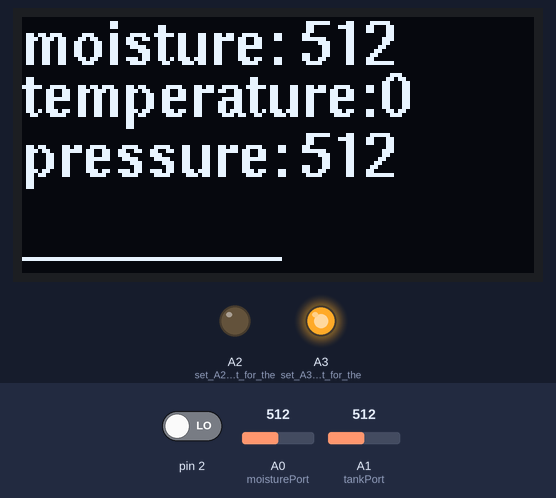
Bench run of a sketch on a simulated Arduino Uno, built with avr-gcc and run on an emulated ATmega328P. On the bench: 128×64 one-colour display, output pins drawn as LEDs (lit = HIGH). The test bench sets the inputs (shaded band); at power-on: A0 (moisturePort) = 512, A1 (tankPort) = 512, pin 2 LOW.

Above: at 1.2 s.
1.3 s: A0 (moisturePort) set to 660
At 2.44 s:
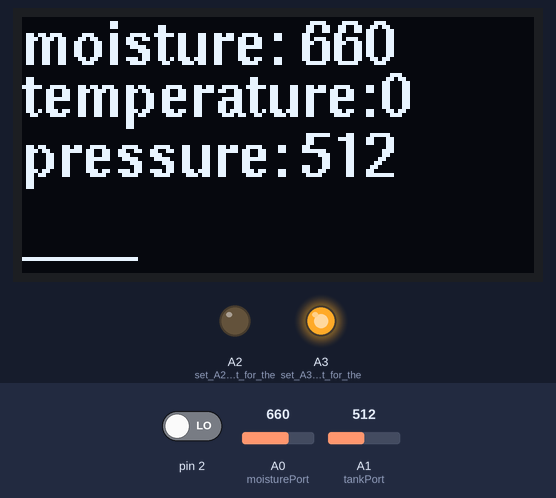
4.1 s: A0 (moisturePort) set to 677
At 4.35 s:
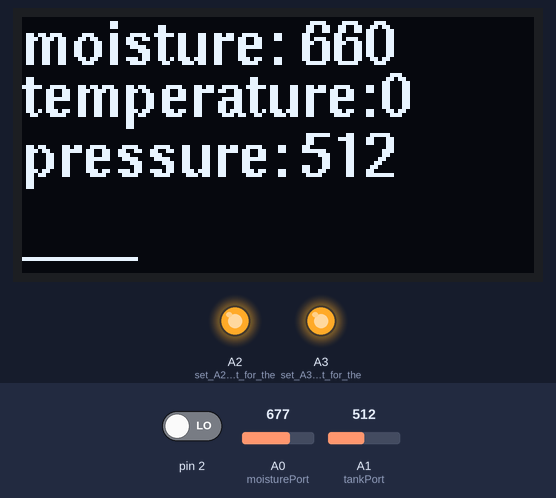
7.1 s: A1 (tankPort) set to 680
At 8.14 s:
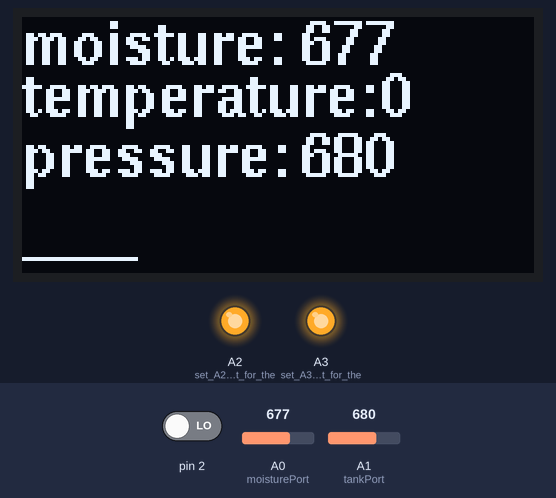
9.8 s: pin 2 driven HIGH
At 10.54 s:
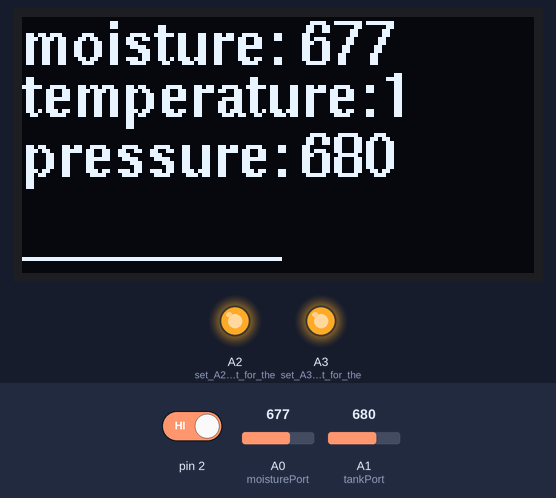
12.2 s: A1 (tankPort) set to 660
At 12.94 s:
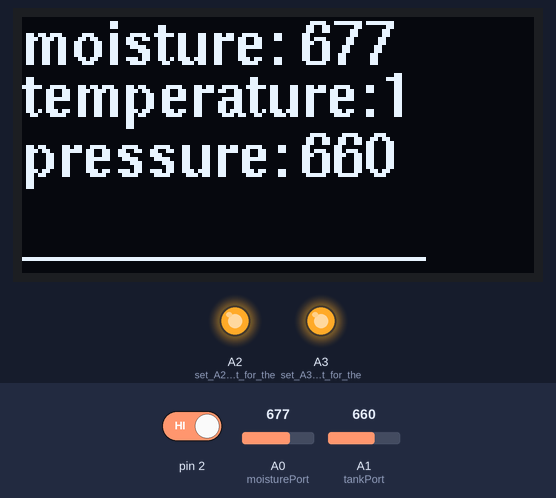
14.6 s: pin 2 driven LOW
At 15.33 s:
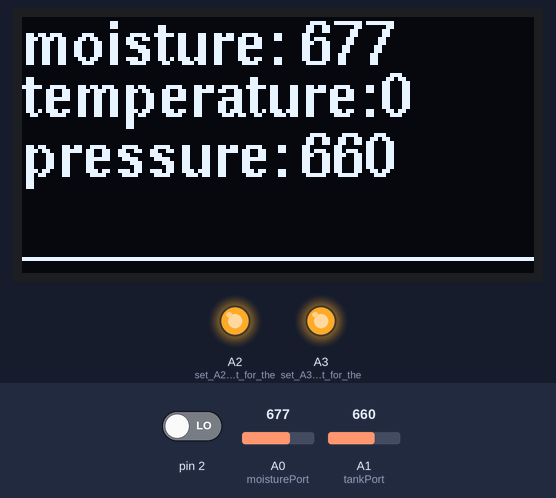
Timing chart, 0 to 17.6 s (numbered marks = the images above; inputs shaded):
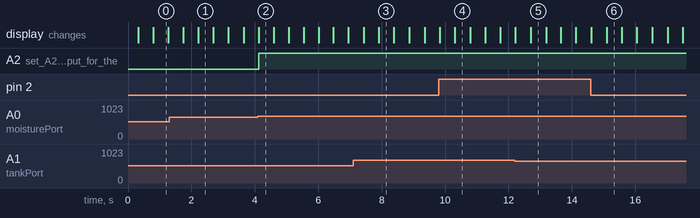

Measured:
- the behaviour switches between 670 and 671 on A0 (moisturePort) (found by bisection; images 1 and 2)
- after the input at 4.1 s, A2 (set_A2_to_output_for_the): LOW → HIGH at once
- what the display in image 0 shows lasts 0.5 s, from 0.8 s to 1.3 s

The sketch:

sketch_ControlSys.ino
```cpp
//display lib
#include "U8glib.h"
const int delayT = 1000;
int lineHeight = 0;
int movingLine = 0;

uint8_t tankPort = 1;
int fullTankPressure;
int tankPressure = 0; //current tank pressure, updated every loop iteration

uint8_t pumpPort = 2;
int pumpDuration = 100;  //number of 1/10 seconds to pump
bool pumping = false;
int timePumped = 0;

uint8_t moisturePort = 0; //A0
int soilMoisture = 0; //updated every loop iteration

long lightDuration = 360000 ;  //the time the lights should be continuously on (in 1/10 seconds) = 10 hours
long timeLightsOn = 0;
bool lightsOn = false;
long darkDuration = 504000;//12 hours
long timeDarkness = 0;

int temperature = 0;

U8GLIB_SSD1306_128X64 oled(U8G_I2C_OPT_NONE);

void setup() {
   oled.setFont(u8g_font_helvB10);  //using the oled display: p. 192
   lineHeight = oled.getFontAscent() - oled.getFontDescent();
   //soil moisture sensor: Initialize serial communication at 9600 bits/second
   Serial.begin(9600);

   pinMode(tankPort, INPUT);
   fullTankPressure = analogRead(tankPort); //read what the water pressure was from beginning

   pinMode(A2, OUTPUT); //set A2 to output for the pump (relay)

   pinMode(A3, OUTPUT);   //set A3 to output for the lights (relay)
   analogWrite(A3, 255);
   lightsOn = true;

   pinMode(A4, INPUT);
   pinMode(2, INPUT);
}

/*
 * writeString
 * called by refreshScreen, writes debug printouts o the LCD screen
*/
void writeString() {

  String str = String(soilMoisture);

  oled.drawStr(0, 12, "moisture: ");
  oled.drawStr(70, 12, str.c_str());
  /*
  if(pumping) {
    oled.drawStr(0, 25,"pumping");
  } else {
    oled.drawStr(0, 25,"not pumping");
  }
  */
  String tempStr = String(temperature);

  oled.drawStr(0, 25,"temperature: ");
  oled.drawStr(90, 25, tempStr.c_str());


  oled.drawStr(0, 40, "pressure: ");
  oled.drawStr(70, 40, String(tankPressure).c_str());
  oled.drawLine(0, 60, 0 + movingLine*4, 60);

}

//refreshes the LCD screen. Called every loop iteration
void refreshScreen() {
   //refresh picture
  oled.firstPage();

  do {
    writeString();
    printf("%d", movingLine);
    movingLine++;
  } while (oled.nextPage());

  if(movingLine < 30) {
    movingLine++;
  } else {
    movingLine = 0;
  }
  //oled.clear();
}
//called every loop iteration
void pumpHandler() {
  //analogWrite(A2, 255);
  soilMoisture = analogRead(moisturePort);
  if(!pumping && soilMoisture > 670) {
    pumping = true;
    //start the pump
    analogWrite(A2, 255);
  }
  if(pumping) {
    timePumped++;
    if(timePumped >= pumpDuration) {
      if(analogRead(moisturePort) < 670) {
        //stop the pump
        analogWrite(A2, 0);
        pumping = false;
        timePumped = 0;
      }

    }
  }
}
/* tankHandler
 * Reads the water tank pressure
 * Alerts user when water level becomes too low
 * called every loop iteration
 */
void tankHandler() {
  tankPressure = analogRead(tankPort);
  if(tankPressure < fullTankPressure/10) {  //less than 10% of water left in tank
    //alert user to add more water

  }
}
/* lightHandler
 * called every loop iteration
 */
void lightHandler() {
  if(lightsOn) {
    timeLightsOn++;
    if(timeLightsOn >= lightDuration) {
      //turn off lights
      lightsOn = false;
      analogWrite(A3, 0);
      timeLightsOn = 0;
      return;
    }
  } else {
    timeDarkness++;
    if(timeDarkness >= darkDuration) {
      lightsOn = true;
      analogWrite(A3, 255);
      timeDarkness = 0;
    }
  }
}

void loop() {

 refreshScreen();
 pumpHandler();
 tankHandler();
 lightHandler();
 //temperature = analogRead(A4);
 temperature = digitalRead(2);
 delay(100);
}
```
